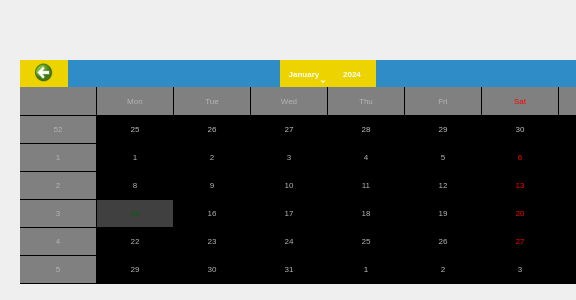
<?xml version="1.0" encoding="UTF-8"?>
<ui version="4.0">
 <class>Dialog</class>
 <widget class="QDialog" name="Dialog">
  <property name="geometry">
   <rect>
    <x>0</x>
    <y>0</y>
    <width>576</width>
    <height>300</height>
   </rect>
  </property>
  <property name="windowTitle">
   <string>Calendar</string>
  </property>
  <widget class="QWidget" name="verticalLayoutWidget">
   <property name="geometry">
    <rect>
     <x>20</x>
     <y>60</y>
     <width>616</width>
     <height>224</height>
    </rect>
   </property>
   <layout class="QVBoxLayout" name="verticalLayout">
    <item>
     <widget class="QCalendarWidget" name="calendarWidget">
      <property name="minimumSize">
       <size>
        <width>614</width>
        <height>0</height>
       </size>
      </property>
      <property name="styleSheet">
       <string notr="true">  /*Tool button styles */
QCalendarWidget QToolButton {
 
 
height:20px;
width:40px;
color:white;
font-size:8px;
icon-size:20px,20px;
background-color:rgb(237, 212, 0);
 
 
 
}
 
 
 
  /* header row */
QCalendarWidget  QWidget{
 
alternate-background-color:rgb(128,128,128)
 
 
 
}
 
 
  /*normal days */
QCalendarWidget QAbstractItemView:enabled {
 
 
font-size:8px;
color:rgb(180,180,180);
background-color:black;
selection-background-color:rgb(64,64,64);
selection-color:rgb(0,100,0);
 
 
 
}</string>
      </property>
      <property name="gridVisible">
       <bool>true</bool>
      </property>
     </widget>
    </item>
   </layout>
  </widget>
 </widget>
 <resources/>
 <connections/>
</ui>
